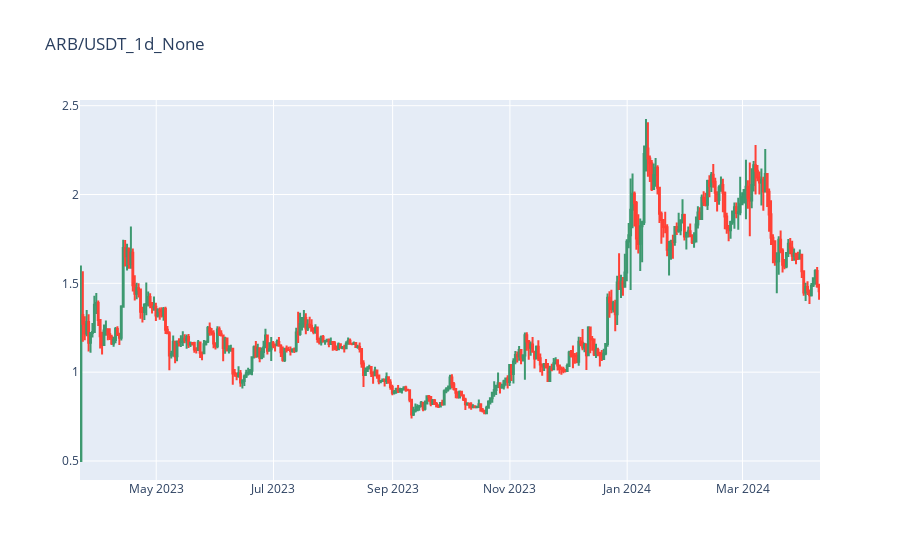

The cell this chart's notebook holds for it:
### Code cell
plot_chart('ARB/USDT','1d')

### Figure 1 — Plotly figure (JSON) as saved in the notebook; plotly's stock layout.template omitted (floating-point values rounded to 4 significant figures; data arrays with more than 128 entries replaced by an {"elided": "..."} marker saying what was removed)
{"data": [{"close": {"elided": "385 float values"}, "high": {"elided": "385 float values"}, "low": {"elided": "385 float values"}, "open": {"elided": "385 float values"}, "type": "candlestick", "x": {"elided": "385 str values"}}], "layout": {"title": {"text": "ARB/USDT_1d_None"}, "xaxis": {"rangeslider": {"visible": false}}}}
